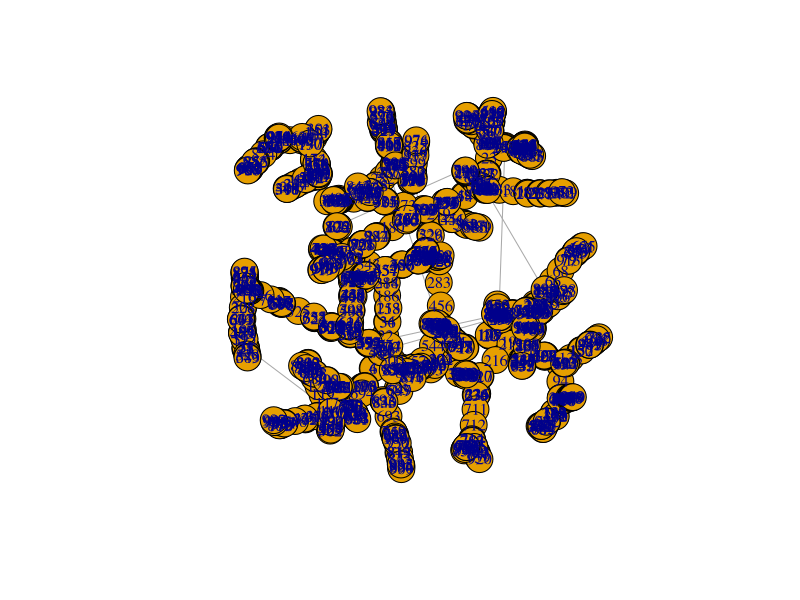
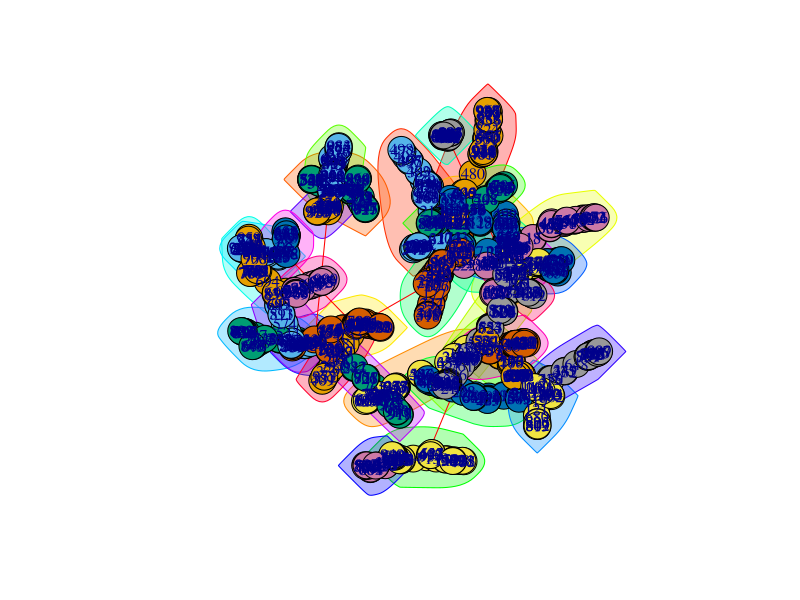

Source code (R) for these figures, in order:
# EE 219 Homework 1 Problem 3 b
# Name: Weikun Han, Duzhi Chen
# Date: 4/14/2017
# Reference:
#  - https://google.github.io/styleguide/Rguide.xml#indentation

library(igraph)

# Initial veriables
node <- 1000

# Create the undirected random network,
# whose a new vertex is added it creates a number of links to old vertices
# and the probability that an old vertex is cited depends on its in-degree and age
graph <- aging.prefatt.game(node, pa.exp = 1, aging.exp = -1, aging.bin = 1000, directed = FALSE)

# Find the giant connected component (GCC)
cluster <- clusters(graph)
gcc_index <- which.max(cluster$csize)
non_gcc_nodes <- (1:vcount(graph))[cluster$membership != gcc_index]
gcc <- delete.vertices(graph, non_gcc_nodes)

# Plot information
plot(gcc)

# Use fast greedy method to find the community structure
fc <- fastgreedy.community(gcc)

# Plot information
plot(fc, graph)

# Print information
cat("-------------------------Processing Finshed 1----------------------------------\n",
    "Fast greedy method to find the community structure done.\n",
    "The modularity is: ", modularity(fc), "\n",
    "-------------------------------------------------------------------------------\n")
